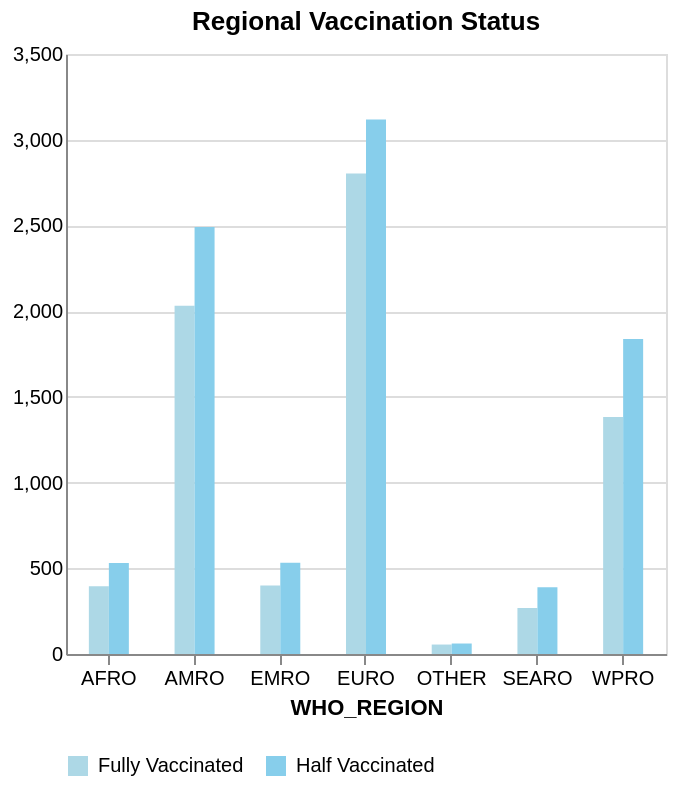

Write a Vega-Lite specification for this figure.
### Vega-Lite specification from a JSON file in a GitHub repository (floating-point values rounded to 4 significant figures)
{"$schema": "https://vega.github.io/schema/vega-lite/v5.json", "title": "Regional Vaccination Status", "width": 300, "data": {"values": [{"WHO_REGION": "AFRO", "PERSONS_VACCINATED_1PLUS_DOSE_PER100": 531.0, "PERSONS_FULLY_VACCINATED_PER100": 395.5, "legend": "Half Vaccinated"}, {"WHO_REGION": "AMRO", "PERSONS_VACCINATED_1PLUS_DOSE_PER100": 2491.0, "PERSONS_FULLY_VACCINATED_PER100": 2031.0, "legend": "Half Vaccinated"}, {"WHO_REGION": "EMRO", "PERSONS_VACCINATED_1PLUS_DOSE_PER100": 532.2, "PERSONS_FULLY_VACCINATED_PER100": 400.0, "legend": "Half Vaccinated"}, {"WHO_REGION": "EURO", "PERSONS_VACCINATED_1PLUS_DOSE_PER100": 3119.0, "PERSONS_FULLY_VACCINATED_PER100": 2803.0, "legend": "Fully Vaccinated"}, {"WHO_REGION": "OTHER", "PERSONS_VACCINATED_1PLUS_DOSE_PER100": 61.16, "PERSONS_FULLY_VACCINATED_PER100": 55.19, "legend": "Fully Vaccinated"}, {"WHO_REGION": "SEARO", "PERSONS_VACCINATED_1PLUS_DOSE_PER100": 389.7, "PERSONS_FULLY_VACCINATED_PER100": 268.1, "legend": "Fully Vaccinated"}, {"WHO_REGION": "WPRO", "PERSONS_VACCINATED_1PLUS_DOSE_PER100": 1838.0, "PERSONS_FULLY_VACCINATED_PER100": 1382.0, "legend": "Fully Vaccinated"}]}, "encoding": {"x": {"field": "WHO_REGION", "type": "nominal", "axis": {"labelAngle": 0}}}, "layer": [{"mark": {"type": "bar", "xOffset": -5, "size": 10, "color": "lightblue"}, "encoding": {"y": {"field": "PERSONS_FULLY_VACCINATED_PER100", "type": "quantitative", "axis": {"title": null, "ticks": false}}}}, {"mark": {"type": "bar", "size": 10, "xOffset": 5, "color": "skyblue"}, "encoding": {"y": {"field": "PERSONS_VACCINATED_1PLUS_DOSE_PER100", "type": "quantitative", "axis": {"title": null, "ticks": false}}}}, {"mark": {"type": "text"}, "encoding": {"fill": {"field": "legend", "scale": {"range": ["lightBlue", "skyblue"]}, "legend": {"title": null, "symbolType": "square", "orient": "bottom"}}, "tooltip": [{"field": "legend", "type": "nominal"}]}}]}
